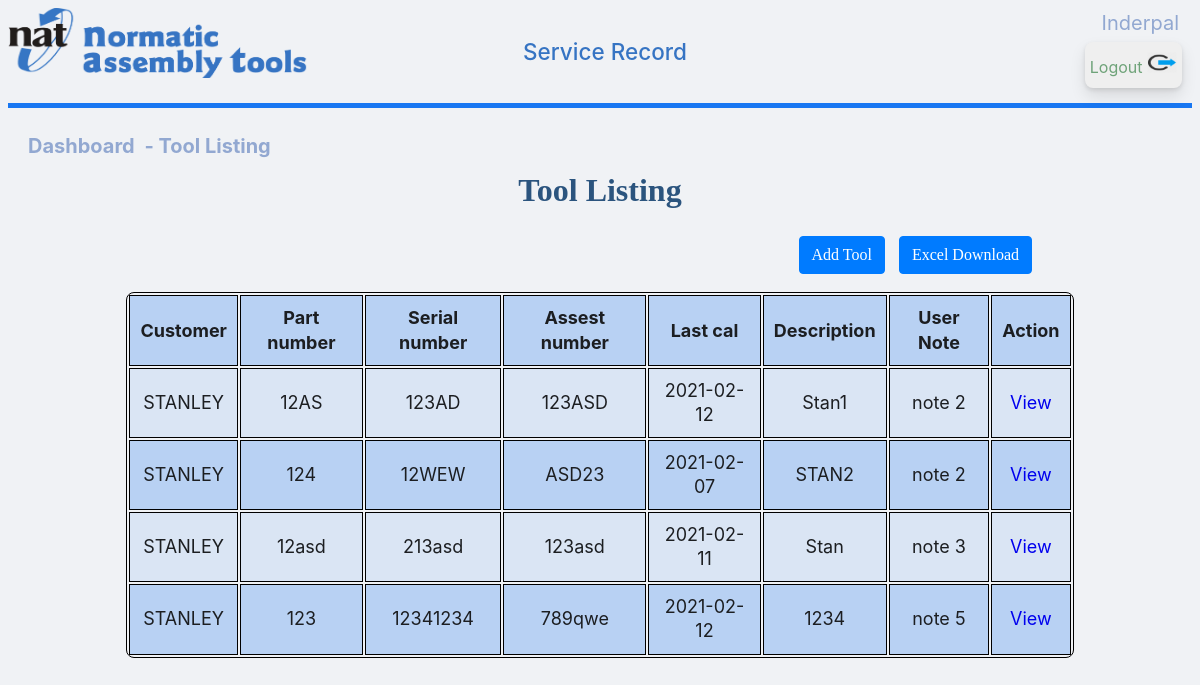
Screenshot of /table_user.php?id=STANLEY (signed in) with the database file from the repository.
### tables this page shows
CREATE TABLE `tools` (
  `id` int(11) NOT NULL,
  `partnumber` varchar(50) NOT NULL,
  `serialnumber` varchar(50) NOT NULL,
  `assestnumber` varchar(50) DEFAULT NULL,
  `caldate` date DEFAULT NULL,
  `description` varchar(255) DEFAULT NULL,
  `timestmp` timestamp NOT NULL DEFAULT current_timestamp(),
  `customer` varchar(255) DEFAULT NULL,
  `usernote` varchar(255) DEFAULT NULL
);

### table_user.php (the view, shortened to what this page needs)
<?php
require('db.php');
$type = $_GET['id'];
$sql = "SELECT * FROM tools where customer='$type'";
$result = $con->query($sql);
?>
<!DOCTYPE html>
<html lang="en">
<head>
    <link rel="stylesheet" href="style.css" />
</head>
<body>
    <div class='header'>
    <div>
        <img class="left" src="bulma.png" width="300px" height="70px"; margin-left:10px; >
        </div>
        <div class="center">
        <h4> Service Record </h4>
        </div>
        <button class="topright1 logout-button" > <a style="color: #0062148a;" href="logout.php"> Logout <img src='logout.jpeg' alt="Logout" height="21" width="30"> </a> </button>
        <div class="topright" id="naming" ><?php echo ucfirst($_SESSION['username']); ?></div>
    </div>
    <div class="left" id="tab"> <a id="naming" href="dashboard_user.php" target="_self" > Dashboard </a> <a id="naming" href="table_user.php?id=<?php $type = $_GET['id']; echo $type;?>" target="_self"> - Tool Listing </a>
    </div>
 <h1> <br><b>Tool Listing </h1>
<h2>
<link rel="stylesheet" type="text/css" href="button.css">
<div class="row">
  <div class="col">
  <div class="btn-toolbar float-right">
     <button class="btn btn-primary" style="margin:5px;" style="" > <a style="color: #fff;" href="addtool_user.php?id=<?php $type = $_GET['id']; echo $type;?>"> Add Tool </a> </button>
    <button class="btn btn-primary" style="margin:5px;"> <a style="color: #fff;" href="DownloadExcel_user.php?id=<?php $type = $_GET['id']; echo $type;?>">  Excel Download </a>  </button>
  </div>
  </div>
</div>
</h2>
        <table id="tableMain">
            <tr>
                <th><b>Customer</b></th>
                <th><b>Part number</b></th>
                <th><b>Serial number</b></th>
                <th><b>Assest number</b></th>
                <th><b>Last cal</b></th>
                <th><b>Description</b></th>
                <th><b>User Note</b></th>
                <td><b>Action</b></td>
            </tr>
            <?php
                while($rows=$result->fetch_assoc())
                {
             ?>
            <tr >
                <td ><?php echo $rows['customer'];?></td>
                <td ><?php echo $rows['partnumber'];?></td>
                <td><?php echo $rows['serialnumber'];?></td>
                <td><?php echo $rows['assestnumber'];?></td>
                <td><?php echo $rows['caldate'];?></td>
                <td><?php echo $rows['description'];?></td>
                <td><?php echo $rows['usernote'];?></td>
                <td><a href="toolinformation_user.php?id=<?php echo $rows['id'];?>&amp;cust=<?php $type = $_GET['id']; echo $type;?>">View</a></td>
            </tr>
            <?php
                }
             ?>
        </table>
</body>
</html>

### style.css (style rules this page uses)
.header { font-family: -apple-system,BlinkMacSystemFont,"Segoe UI",Roboto,"Helvetica Neue",Arial,"Noto Sans",sans-serif,"Apple Color Emoji","Segoe UI Emoji","Segoe UI Symbol","Noto Color Emoji"; text-align: center; height:100px; border-bottom: 5px solid #1877f2; margin-bottom: 25px; }
body { background: #f0f2f5; color: #1c1e21; direction: ltr; line-height: 1.34; }
.logout-button { color: #0062148a !important; font-size: 16px !important; border: 2px !important; outline: 2px !important; cursor: pointer !important; border-radius: 8px !important; box-shadow: 0 2px 4px rgba(0, 0, 0, .1), 0 8px 16px rgba(0, 0, 0, .1) !important; box-sizing: border-box !important; margin: 10px auto !important; padding: 10px 5px 10px !important; }
h4 { font-size: 22.5px; color: #3674c3; margin-right: 290px; text-align: center; }
#naming { color: #92a8d1; margin-right: 5px; font-size: 20px; }
a { text-decoration: none; }
.topright { position: absolute; top: 10px; right: 16px; font-size: 18px; }
.topright1 { position: absolute; top: 32px; right: 18px; font-size: 18px; }
.left { float: left; }
.center { text-align-last: center; overflow: auto; border: 1px ; }
#tab { margin-left: 20px; font-size: 20px; font-weight: bold; }
table { margin: 0 auto; margin-bottom: 50px; font-size: large; width:80%; border: 1px solid black; border-radius: 8px; box-shadow: 0 2px 4px rgba(0, 0, 0, .1), 0 8px 16px rgba(0, 0, 0, .1); }
h1 { text-align: center; color: #2B547E; font-size: xx-large; font-family: 'Gill Sans', 'Gill Sans MT', ' Calibri', 'Trebuchet MS', 'sans-serif'; }
h2 { text-align: right; color: #2B547E; margin-right: 155px; font-size: inherit; font-family: 'Gill Sans', 'Gill Sans MT', ' Calibri', 'Trebuchet MS', 'sans-serif'; }
td { padding:7px; border:#4e95f4 1px solid; }
th, td { font-weight: bold; border: 1px solid black; padding: 10px; text-align: center; }
td { font-weight: lighter; }
Table tr:nth-child(odd) { background: #b8d1f3; }
Table tr:nth-child(even) { background: #dae5f4; }

### rows the page displays
tools: customer "STANLEY", partnumber "12AS", serialnumber "123AD", assestnumber "123ASD", caldate "2021-02-12", description "Stan1", usernote "note 2"
tools: customer "STANLEY", partnumber "124", serialnumber "12WEW", assestnumber "ASD23", caldate "2021-02-07", description "STAN2", usernote "note 2"
tools: customer "STANLEY", partnumber "12asd", serialnumber "213asd", assestnumber "123asd", caldate "2021-02-11", description "Stan", usernote "note 3"
tools: customer "STANLEY", partnumber "123", serialnumber "12341234", assestnumber "789qwe", caldate "2021-02-12", description "1234", usernote "note 5"

### other values shown
$_SESSION['username'] "Inderpal"
